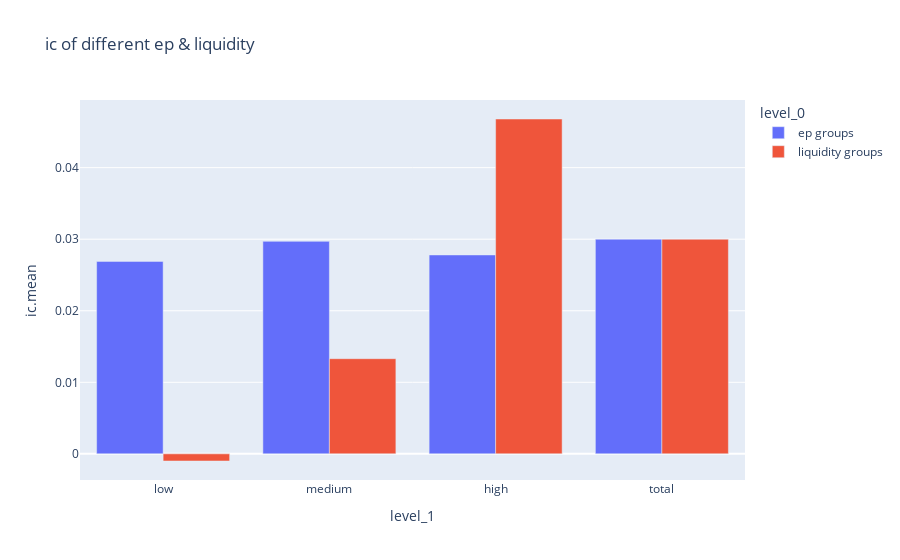

Here is the notebook cell this chart was saved with:
### Code cell
group_ic = fe.factor_ana(factor=factor,ep_group=ep_group,liquidity_group=liquidity_group,add_shift=0,base='close')
bar = px.bar(group_ic['ic.mean'].reset_index(),x='level_1',y='ic.mean',color='level_0',barmode='group',title='ic of different ep & liquidity')
bar.show()

### Figure 1 — Plotly figure (JSON) as saved in the notebook; plotly's stock layout.template omitted (floating-point values rounded to 4 significant figures)
{"data": [{"alignmentgroup": "True", "hovertemplate": "level_0=ep groups<br>level_1=%{x}<br>ic.mean=%{y}<extra></extra>", "legendgroup": "ep groups", "marker": {"color": "#636efa", "pattern": {"shape": ""}}, "name": "ep groups", "offsetgroup": "ep groups", "orientation": "v", "showlegend": true, "textposition": "auto", "type": "bar", "x": ["low", "medium", "high", "total"], "xaxis": "x", "y": [0.0269, 0.0297, 0.0278, 0.03], "yaxis": "y"}, {"alignmentgroup": "True", "hovertemplate": "level_0=liquidity groups<br>level_1=%{x}<br>ic.mean=%{y}<extra></extra>", "legendgroup": "liquidity groups", "marker": {"color": "#EF553B", "pattern": {"shape": ""}}, "name": "liquidity groups", "offsetgroup": "liquidity groups", "orientation": "v", "showlegend": true, "textposition": "auto", "type": "bar", "x": ["low", "medium", "high", "total"], "xaxis": "x", "y": [-0.001, 0.0133, 0.0468, 0.03], "yaxis": "y"}], "layout": {"barmode": "group", "legend": {"title": {"text": "level_0"}, "tracegroupgap": 0}, "title": {"text": "ic of different ep & liquidity"}, "xaxis": {"anchor": "y", "domain": [0, 1], "title": {"text": "level_1"}}, "yaxis": {"anchor": "x", "domain": [0, 1], "title": {"text": "ic.mean"}}}}
